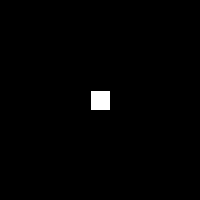
Frame 1 (no input)
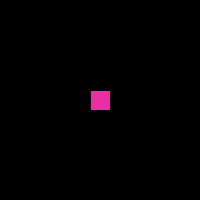
Frame 60 (the mouse pressed at the canvas centre just before this capture)
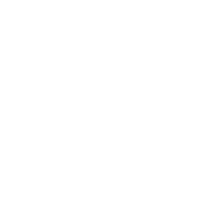
Frame 120 (the mouse held since frame 60 and released just before this capture)

The Processing sketch that drew these frames (run headless with seeded random() and noise(); from frame 60 on, the mouse is pressed at the canvas centre):

// Processing sketch: processing_96802
// ── processing_96802.pde

//Monyse Takaki
void setup (){
  size (200,200);
  background (0);
}
  
void draw (){
  int x = mouseX;
  int y = mouseY;
   background(0);
  rect (90,90,20,20);
  fill (#E82FA4);
  {
  if (x>=90 && x<=110 && y>=90 && y<=110)
  background (255);
}
}
